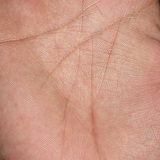
%> input picture colorpics/IMG_001 (1).JPG, 160 x 160 px; its folder holds only this picture in this run
$ octave --eval "result = testnthedge;"   (GNU Octave 9; MATLAB toolbox functions it lacks are replaced by stand-ins)
%> lines starting %> are read from the running program, lines starting %| are printed output that depends on the picture
### cmfrat.m
function mat = cmfrat(row, col, angle)
    row = row + 4;
    col = col + 4;
    mat = zeros(row, col);

    m = -tand(angle);
    a = round(col / 2);
    b = round(row / 2);

    if (angle >= 0 && angle <= 45) || (angle > 135 && angle <= 180)
        for x=col - 2:-1:3
            y = round(m*(x - a) + b);
            mat([y-1, y, y+1], x) = 1/33;
            mat([y-3, y-2, y+2, y+3], x) = -1/66;
        end

    elseif angle > 45 && angle <= 135
        for y=row - 2:-1:3
            x = round((y - b)/m + a);
            mat(y, [x-1, x, x+1]) = 1/33;
            mat(y, [x-3, x-2, x+2, x+3]) = -1/66;
        end
    end
end

### edgeresponse.m
function image = edgeresponse(im, resp)
        %cmfrat filters 0, 20, 40, 60, 80, 100, 120, 140, 160
        f0 = cmfrat(11, 11, 0);
        f20 = cmfrat(11, 11, 20);
        f40 = cmfrat(11, 11, 40);
        f60 = cmfrat(11, 11, 60);
        f80 = cmfrat(11, 11, 80);
        f100 = cmfrat(11, 11, 100);
        f120 = cmfrat(11, 11, 120);
        f140 = cmfrat(11, 11, 140);
        f160 = cmfrat(11, 11, 160);

        im0 = imfilter(im, f0, 'symmetric');
        im20 = imfilter(im, f20, 'symmetric');
        im40 = imfilter(im, f40, 'symmetric');
        im60 = imfilter(im, f60, 'symmetric');
        im80 = imfilter(im, f80, 'symmetric');
        im100 = imfilter(im, f100, 'symmetric');
        im120 = imfilter(im, f120, 'symmetric');
        im140 = imfilter(im, f140, 'symmetric');
        im160 = imfilter(im, f160, 'symmetric');

        %combined the images
        if strcmp(resp, 'max')
            image = maxresponse(im0, im20, im40, im60, im80, im100, im120, im140, im160);
        else
            image = minresponse(im0, im20, im40, im60, im80, im100, im120, im140, im160);
        end

        image = imadjust(image);

% [13 lines of commented-out code are left out]
end

### maxresponse.m
function image = maxresponse(im0, im20, im40, im60, im80, im100, im120, im140, im160)
    [row, col] = size(im0);
    image = zeros(row, col);
    for t=1:row
       for k=1:col
            image(t, k) = max([im0(t, k), im20(t, k), im40(t, k), im60(t, k), im80(t, k), im100(t, k), im120(t, k), im140(t, k), im160(t, k)]);
       end
    end
end

### testnthedge.m
function resp = testnthedge()
    srcFiles = dir('colorpics\*.JPG');  % the folder in which ur images exists
    resp = zeros(160, 160, 15, 10);
    for i = 1:length(srcFiles)
        filename1 = strcat('colorpics\',srcFiles(i).name);
        im1 = imread(filename1);
%> im1 is the input picture: size 160x160x3 uint8; mean R, G, B 203.6, 151.7, 132.6

        resp(:, :, :, i) = nthedge(im1, i);
%> in nthedge, `imb = im2double(rgb2gray(im1));`:
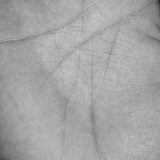
%> imb: size 160x160 double; min 0.149, max 0.812, mean 0.647
%> in nthedge, `imb = imcomplement(imb);`:
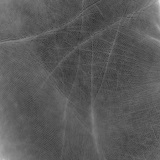
%> imb: size 160x160 double; min 0.188, max 0.851, mean 0.353
    end
    display('Done!');
end

function resp = nthedge(im1, idx)
    close all;

    %convert to grayscale
    imb = im2double(rgb2gray(im1));
    imb = imcomplement(imb);
%   imb = im2double(im1(:,:,3));

    resp = zeros(160, 160, 15);
    resp(:,:,1) = edgeresponse(imb, 'max');
%> in edgeresponse, `im80 = imfilter(im, f80, 'symmetric');`:
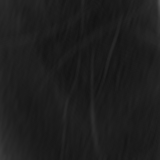
%> im80: size 160x160 double; min 0.0736, max 0.322, mean 0.118
%> in edgeresponse, `im160 = imfilter(im, f160, 'symmetric');`:
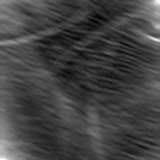
%> im160: size 160x160 double; min 0.0723, max 0.243, mean 0.118; drawn with min black and max white

    %plotting
    figure('units','normalized','outerposition',[0 0 1 1]);
    set(gcf,'Visible','Off');

    subplot(4, 4, 1), imshow(imcomplement(imb));
    subplot(4, 4, 2), imshow(resp(:,:,1));

    for t = 2:15
        resp(:,:,t) = edgeresponse(resp(:,:,t-1), 'max');
        subplot(4, 4, t+1), imshow(resp(:,:,t));
    end

    % save the plot
    fname = strcat('/imdemo/nthedge/person', num2str(idx), '.png');
    saveas(gcf,[pwd fname]);
end
%> the loop in nthedge, `for t = 2:15` made 14 passes
%> pass 1, in edgeresponse (call 2), `im0 = imfilter(im, f0, 'symmetric');`:
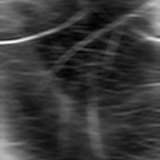
%> im0: size 160x160 double; min -0.0195, max 0.486, mean 0.0947; drawn with min black and max white
%> pass 1, in edgeresponse (call 2), `im60 = imfilter(im, f60, 'symmetric');`:
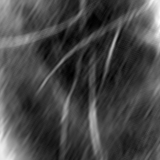
%> im60: size 160x160 double; min -0.0111, max 0.37, mean 0.0948; drawn with min black and max white
%> after the loop in nthedge, `for t = 2:15`:
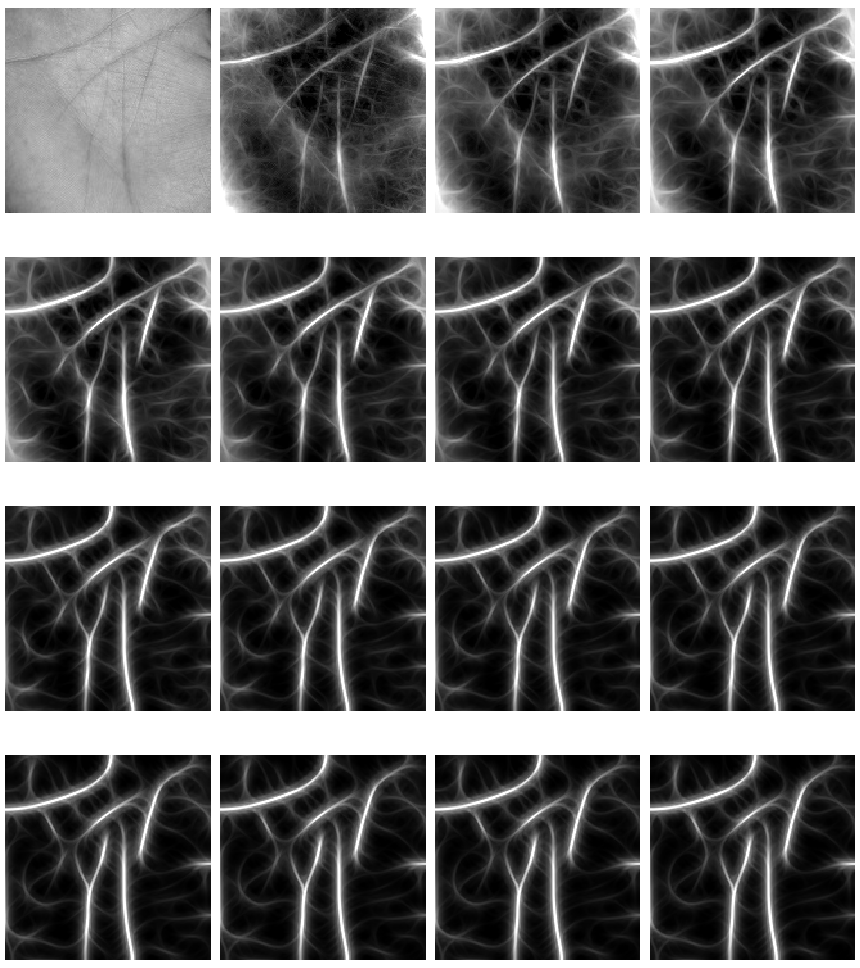
%> figure redrawn from the program's plot data, 16 panels
